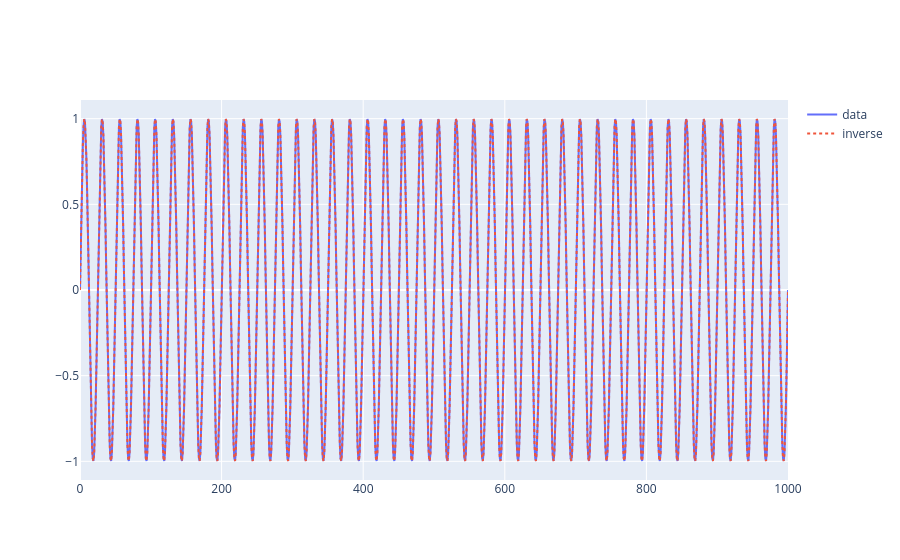

Here is the notebook cell this chart was saved with:
### Markdown cell above
## 2.1 Testing inverse transform

### Code cell
# transform
levels = 8
wavelet = 'db10'
sf = 50e6
freq = 2e6
amp_sin_waves = 1
phase = 0
signal_duration = 1000/sf
data, t_plot = sd.sound_wave(
    amp_sin_waves, frequency, phase, signal_duration, 
    sampling_rate=sf
)
data = data #  * blackmanharris(len(data))

fig = go.Figure()
fig.add_trace(go.Scatter(x=[i for i in range(len(data))], y=data, name="data"))

# Wavelet transform of the data
transform_object = wpt.dwpt(data, levels, wavelet)
transform_object.calc_frequencies(sampling_rate)

# inverse dwt
dwt_inverse = inv.inv_dwt(transform_object)
print('total error dwt:', sum(data - dwt_inverse))

# inverse dwpt
dwpt_inverse = inv.inv_dwpt(transform_object)
print('total error, packet', sum(np.array(data) - dwpt_inverse))
fig.add_trace(
    go.Scatter(
        x=[i for i in range(len(dwpt_inverse))], 
        y=dwpt_inverse, name="inverse", 
        line=dict(dash="dot")
    )
)
fig.show()

### Figure 1 — Plotly figure (JSON) as saved in the notebook; plotly's stock layout.template omitted (floating-point values rounded to 4 significant figures; data arrays with more than 128 entries replaced by an {"elided": "..."} marker saying what was removed)
{"data": [{"name": "data", "type": "scatter", "x": {"elided": "1001 int values"}, "y": {"elided": "1001 float values"}}, {"line": {"dash": "dot"}, "name": "inverse", "type": "scatter", "x": {"elided": "1001 int values"}, "y": {"elided": "1001 float values"}}], "layout": {}}
